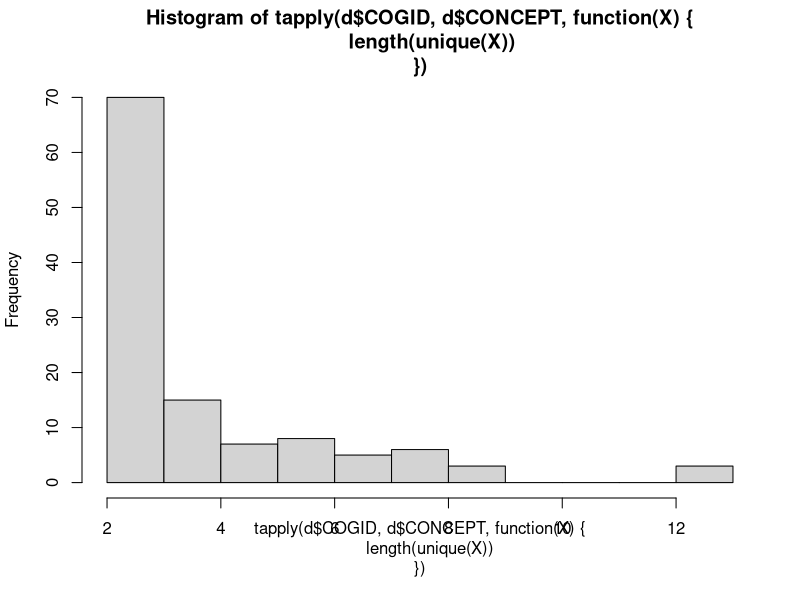

The R source for this figure: (Note: this script raises an error after producing the figure.)
setwd("~/OneDrive - Cardiff University/Funding/InternationalStrategicFund/project/processing/")

includeSagartLangs = TRUE

if(includeSagartLangs){
  destinationFile = "../data/BEAST/JMLwithSagartCombined_SinglePartition.nex"
  partitionFolder = "../data/BEAST/partitions/JMLwithSagartCombined/"
  d = read.csv("../data/JML_Cognate_Coding/JML_withSagart_combined2.tsv", sep="\t",comment.char = "#",encoding = "UTF-8",fileEncoding = "UTF-8",quote = "",stringsAsFactors = F)
} else{
  destinationFile = "../data/BEAST/JML_SinglePartition.nex"
  partitionFolder = "../data/BEAST/partitions/JML/"
  d = read.csv("../data/JML_Cognate_Coding/dhakalsouthwesttibetic 2/dhakalsouthwesttibetic.tsv", sep="\t",comment.char = "#",encoding = "UTF-8",fileEncoding = "UTF-8",quote = "",stringsAsFactors = F) 
}
d = d[d$NOTE!="[ignore]",]
d = d[d$NOTE!="[!] variant, can be excluded",]
d = d[d$NOTE!="[!] borrowing from Nepali",]
d = d[d$NOTE!="[borrowed from Chinese]",]
d = d[d$NOTE!="!remove!",]
#d = d[d$CONCEPT!="*To plough",]

#d$CONCEPT = gsub("\\(.+\\)","",d$CONCEPT)
d$CONCEPT = trimws(d$CONCEPT)

################
# FINAL CHOICE #
################
#outgroupLanguage = "S_Old_Chinese"
#toIncludeFromSagart = c()

# Filter languages
#d = d[(d$SOURCE=="") | (d$DOCULECT %in% toIncludeFromSagart),]

# Filter non-sorted cognates
#d = d[d$COGID!=100000,]

# Filter concepts with no variation
cogsPerConcept = tapply(d$COGID,d$CONCEPT,function(X){length(unique(X))})
conceptsWithNoVariation = names(cogsPerConcept)[cogsPerConcept==1]
d = d[!(d$CONCEPT %in% conceptsWithNoVariation),]

# Filter concepts that may be borrowings:
borrowings = c("NAME")
d = d[!d$CONCEPT %in% borrowings,]

# Filter concepts that are compounds (see Sagart SI page 15)
#compounds = c("Noon","FIREWOOD")
#d = d[!(d$CONCEPT %in% compounds),]

# Filter Concepts for which we only have data for our languages
#sourcesPerConcept = tapply(d$SOURCE,d$CONCEPT,function(X){length(unique(X))})
#conceptsWithOnlyOurData = names(sourcesPerConcept)[sourcesPerConcept==1]
# Concepts for our data with maximum variation
#dx = d[d$CONCEPT %in% conceptsWithOnlyOurData,]
#sort(tapply(dx$COGID,dx$CONCEPT,function(X){length(unique(X))}))
#keepMaxVarConcepts = c("GO","WHOLE","SPEAK","MORTAR CRUSHER","BREAD","RICE","COW")
#conceptsWithOnlyOurData = conceptsWithOnlyOurData[!(conceptsWithOnlyOurData %in% keepMaxVarConcepts)]
#d = d[!(d$CONCEPT %in% conceptsWithOnlyOurData),]


# Check concept coverage
# Sagart: "we made sure that all languages have translations for at least 85% of the concepts in our questionnaire"
numConceptsPerLang = sort(tapply(d$CONCEPT,d$DOCULECT,function(X){length(unique(X))}))
conceptCoverage = numConceptsPerLang/length(unique(d$CONCEPT))
conceptCoverage
all(conceptCoverage>=0.85)

# Check HORSE is still in data:
"Horse" %in% d$CONCEPT
"Pig" %in% d$CONCEPT
"Cow" %in% d$CONCEPT
"Rice" %in% d$CONCEPT
"Barley" %in% d$CONCEPT
"Wheat" %in% d$CONCEPT

# Check cogids aren't shared across concepts
conceptsPerCognate = tapply(d$CONCEPT,d$COGID,function(X){length(unique(X))})
all(conceptsPerCognate==1)

langsPerConcept = tapply(d$DOCULECT,d$CONCEPT,function(X){length(unique(X))})


########
# Stats

length(unique(d$CONCEPT))
length(unique(d$DOCULECT))
length(unique(paste(d$CONCEPT,d$COGID)))
range(tapply(d$COGID,d$CONCEPT,function(X){length(unique(X))}))
mean(tapply(d$COGID,d$CONCEPT,function(X){length(unique(X))}))
hist(tapply(d$COGID,d$CONCEPT,function(X){length(unique(X))}))
# Number of cases where a language has more than one cognate set per concept


#######
# Make Beast XML files for each concept
# Note this adds the Ascertainment Correction


nexus_template = 
  '#NEXUS

BEGIN TAXA;
TITLE Taxa;
DIMENSIONS NTAX=ntax_here;
TAXLABELS
taxlabels_here
;
END;

BEGIN CHARACTERS;
TITLE  Character_Matrix;
LINK TAXA = Taxa;
DIMENSIONS  NCHAR=nchar_here;
FORMAT DATATYPE=STANDARD GAP=- MISSING=? SYMBOLS="01";
MATRIX
characterData_here
;
'

makeNexusFile = function(taxlabels, characterData, filename){
  # make tax labels string
  taxlabels.string = paste(taxlabels,collapse='\n')
  # Get number of taxa
  numTax = length(taxlabels)
  # Get number of characters (variables)
  numChar = ncol(characterData)
  # add taxon labels to character section
  characterData.withNames = cbind(taxlabels,characterData)
  # paste everything together
  combineRows = apply(characterData.withNames,1, paste, collapse=' ')
  characterDatastring = paste(combineRows,collapse='\n')
  # Copy the template
  nex = nexus_template
  # add data to template by replacing markers
  nex = gsub("ntax_here", numTax, nex)
  nex = gsub("nchar_here", numChar, nex)
  nex = gsub("taxlabels_here", taxlabels.string, nex)
  nex = gsub("characterData_here", characterDatastring, nex)
  # write to file
  cat(nex, file=filename)
}

####################
# Single partition
taxa = sort(unique(d$DOCULECT))
taxaTreeNames = gsub("_","",taxa)
d = d[order(d$CONCEPT,d$COGID,d$DOCULECT),]
cogs = unique(d$COGID)
# Map of cogids to concepts
concepts = d[match(cogs,d$COGID),]$CONCEPT
rows = sapply(taxa, function(tax){
  row = 0 + cogs %in% d[d$DOCULECT==tax,]$COGID
  # Check for missing data (no concept matching the cog's concept)
  langHasNoData = !(concepts %in% d[d$DOCULECT==tax,]$CONCEPT)
  row[langHasNoData] = "?"
  return(row)
})
rows = t(rows)
# Double check there are no empty columns:
# (some columns have all 1s, which might also be removed?)
table(apply(rows,2,function(X){sum(X[X!="?"]=="1")}))
# ADD Ascertainment Correction
rows = cbind(rep(0,nrow(rows)),rows)

partColNames = c("AscertainmentCorrection",paste0(concepts,".",cogs))
partColNames = gsub(" ","",partColNames)
partColNames = gsub("[\\(\\)]","",partColNames)

colnames(rows) = partColNames
#write.csv("../data/BEAST/Tibetan_")

nexSingle = makeNexusFile(taxaTreeNames,rows,destinationFile)


########################
# Multiple Partitions
partitions = unique(d$CONCEPT)
taxa = sort(unique(d$DOCULECT))
taxaTreeNames = gsub("_","",taxa)

for(part in partitions){
  dx = d[d$CONCEPT==part,]
  cogs = unique(dx$COGID)
  taxaWithoutData = !(taxa %in% dx$DOCULECT)
  mat = sapply(cogs,function(cog){
    out = 0 + (taxa %in% dx[dx$COGID==cog,]$DOCULECT)
    out[taxaWithoutData] = "?"
    out
  })
  # Add Ascertainment Correction
  mat  = cbind(rep(0,nrow(mat)),mat)
  # Make nexus for partition
  partFileName = gsub(" ","-",part)
  partFileName = gsub("[\\(\\)]","",partFileName)
  partFileName = gsub("\\-+","-",partFileName)
  partFileName = gsub("-$","",partFileName)
  partFileName = gsub("/","_",partFileName)
  nex = makeNexusFile(taxaTreeNames,mat,paste0(partitionFolder,partFileName,".nex"))
  
}



### Compare with lexical-level conding
dl = read.csv("../data/corrected/AllLangs_240_CogID_Sagart_Complete_Extended_Checked4.tsv", sep="\t",comment.char = "#",encoding = "UTF-8",fileEncoding = "UTF-8",quote = "",stringsAsFactors = F)

snm = data.frame()
langs = unique(d$DOCULECT)
# langs = c("OldTibetan","Xiahe", "Alike", "Lhasa", "Batang")
for(concept in unique(d$CONCEPT)){
  if(concept %in% dl$CONCEPT){
    dx = d[d$CONCEPT==concept,]
    dlx = dl[dl$CONCEPT == concept,]
    dlx = dlx[dlx$DOCULECT %in% unique(dx$DOCULECT),]
    cog2 = dx[match(langs,dx$DOCULECT),]$COGID
    cog1 = dlx[match(langs,dlx$DOCULECT),]$COGID
    keep = !(is.na(cog1) | is.na(cog2))
    cog1 = cog1[keep]
    cog2 = cog2[keep]
    tx = table(cog1,cog2)
    split1 = sum(apply(tx,1,function(X){sum(X>0)})>1) # split
    split2 = 0
    if(split1==0){
      split2 = length(unique(cog1))!=length(unique(cog2))
    }
    splits = split1+split2
    mergers = sum(apply(tx,2,function(X){sum(X>0)})>1) # merger
    snm = rbind(snm, data.frame(
      concept = concept,
      splits = splits,
      mergers = mergers
    ))
  }
}

sum(snm$splits>0 | snm$mergers>0)/nrow(snm)
sum(snm$splits)+ sum(snm$mergers)
